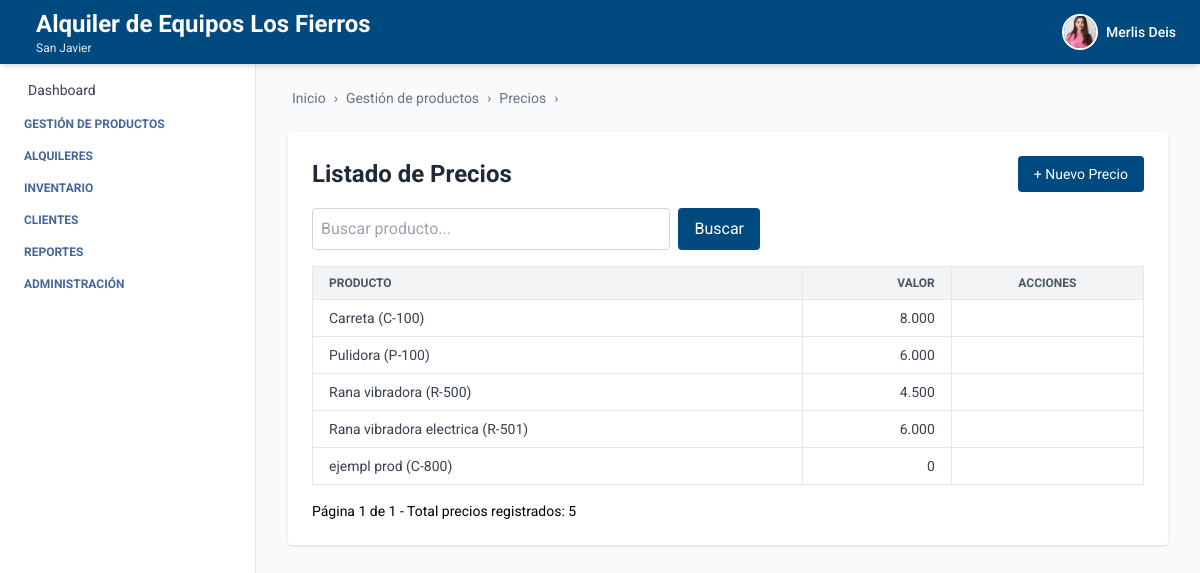
/productos/precios/ (signed in), run on an earlier commit of the app's database.
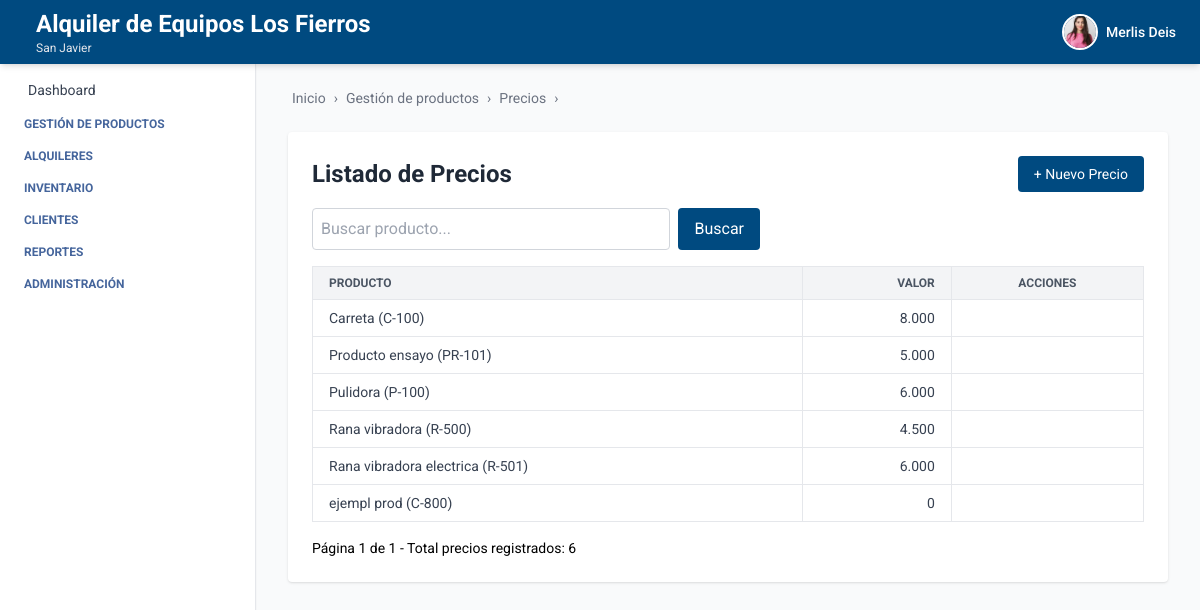
And on a later commit of the database.
### producto/models.py (models this page shows, shortened)
class PrecioProducto(models.Model):
    producto = models.ForeignKey(Producto, related_name='precios', on_delete=models.CASCADE)
    valor = models.DecimalField(max_digits=10, decimal_places=2)

class Producto(models.Model):
    ESTADOS = [
        ("activo", "Activo"),
        ("inactivo", "Inactivo"),
        ("disponible", "Disponible"),
        ("no_disponible", "No disponible"),
    ]
    nombre = models.CharField(max_length=100)
    descripcion = models.TextField()
    codigo_interno = models.CharField(max_length=50)
    estado = models.CharField(max_length=20, choices=ESTADOS, default="activo")
    iva_porcentaje = models.DecimalField(max_digits=5, decimal_places=2, default=0, help_text="Porcentaje de IVA aplicado al producto")
    ubicacion_actual = models.CharField(max_length=100)
    marca = models.CharField(max_length=100, blank=True, null=True)
    modelo = models.CharField(max_length=100, blank=True, null=True)
    serial = models.CharField(max_length=100, blank=True, null=True)
    imagen = models.ImageField(upload_to="media/productos/", null=True, blank=True)
    empresa = models.ForeignKey(Empresa, on_delete=models.CASCADE, related_name='productos', default=1)
    sucursal = models.ForeignKey(Sucursal, on_delete=models.CASCADE, related_name='productos', default=1)
    categoria = models.ForeignKey(Categoria, on_delete=models.SET_NULL, null=True, blank=True, related_name='productos')
    proveedor = models.ForeignKey(Proveedor, on_delete=models.SET_NULL, null=True, blank=True, related_name='productos')
    created_at = models.DateTimeField(auto_now_add=True)
    updated_at = models.DateTimeField(auto_now=True)
    creado_por = models.CharField(max_length=100, blank=True, null=True)
    modificado_por = models.CharField(max_length=100, blank=True, null=True)
    class Meta:
        ordering = ['nombre']
        verbose_name = 'Producto'
        verbose_name_plural = 'Productos'
        constraints = [
            models.UniqueConstraint(fields=['empresa', 'codigo_interno'], name='unique_codigo_por_empresa')
        ]
    def __str__(self):
        return f"{self.nombre} ({self.codigo_interno})"
    objects = ProductoManager()

### producto/views_precios.py (the view)
# urls.py: path('precios/', precio_producto_list, name='precio_producto_list'),
@login_required
def precio_producto_list(request):
    query = request.GET.get('q', '').strip()
    precios_qs = PrecioProducto.objects.filter(
        producto__empresa=request.user.empresa
    )
    if query:
        precios_qs = precios_qs.filter(producto__nombre__icontains=query)
    precios_qs = precios_qs.order_by('producto__nombre')
    paginator = Paginator(precios_qs, 10)
    page_number = request.GET.get('page')
    precios = paginator.get_page(page_number)
    total_precios = f"Total precios registrados: {precios_qs.count()}"
    return render(request, 'precio_producto_list.html', {
        'precios': precios,
        'query': query,
        'total_precios': total_precios,
        'breadcrumb_items': [('Gestión de productos', '#'), ('Precios', 'Listado')],
    })

### producto/templates/precio_producto_list.html (shortened to what this page needs)
{% extends 'index.html' %}
{% load humanize %}
{% block breadcrumb %}
  {% include 'breadcrumb.html' with home='/' breadcrumbs=breadcrumb_items %}
{% endblock %}
{% block content %}
<div class="max-w-6xl mx-auto mt-6 bg-white p-6 rounded shadow">
  <div class="flex justify-between items-center mb-4">
    <h2 class="text-2xl font-bold text-gray-800">Listado de Precios</h2>
    <a href="{% url 'precio_producto_create' %}" class="bg-[var(--primary-color)] text-white px-4 py-2 rounded hover:opacity-90 text-sm">+ Nuevo Precio</a>
  </div>
  <form method="get" class="mb-4 flex justify-between items-end gap-2">
    <div class="flex gap-2 w-full max-w-md">
      <input type="text" name="q" value="{{ query }}" placeholder="Buscar producto..." class="p-2 border border-gray-300 rounded w-full" />
      <button type="submit" class="bg-[var(--primary-color)] text-white px-4 py-2 rounded">Buscar</button>
    </div>
  </form>
  <table class="min-w-full border border-gray-200 text-sm text-left">
    <thead class="bg-gray-100 text-gray-600 uppercase text-xs">
      <tr>
        <th class="px-4 py-2 border">Producto</th>
        <th class="px-4 py-2 border text-right">Valor</th>
        <th class="px-4 py-2 border text-center">Acciones</th>
      </tr>
    </thead>
    <tbody class="text-gray-700">
      {% for precio in precios %}
      <tr class="hover:bg-gray-50 border-b">
        <td class="px-4 py-2 border">{{ precio.producto }}</td>
        <td class="px-4 py-2 border text-right">{{ precio.valor|floatformat:0|intcomma }}</td>
        <td class="px-4 py-2 border text-center space-x-2">
        </td>
      </tr>
      {% empty %}
      <tr>
        <td colspan="3" class="text-center py-4 text-gray-500">No hay precios registrados.</td>
      </tr>
      {% endfor %}
    </tbody>
  </table>
  <div class="mt-4 flex justify-between items-center text-sm">
    <div>
      Página {{ precios.number }} de {{ precios.paginator.num_pages }} - {{ total_precios }}
    </div>
  </div>
</div>
{% endblock %}

What changed in the data, as far as the page shows it:
added PrecioProducto: producto "Producto ensayo (PR-101)", valor "5.000"
Also different on the page:
{{ total_precios }}: "Total precios registrados: 5" → "Total precios registrados: 6"
